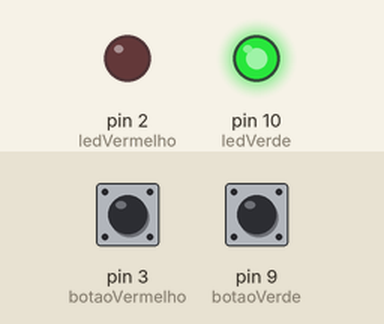
Bench run of a sketch on a simulated Arduino Uno, built with avr-gcc and run on an emulated ATmega328P. On the bench: output pins drawn as LEDs (lit = HIGH). The inputs (shaded band) are chosen by the test bench; at power-on: pin 3 (botaoVermelho) LOW, pin 9 (botaoVerde) LOW.

Above: at 1.2 s.
1.3 s: pin 3 (botaoVermelho) pulled HIGH for 0.15 s
At 2.1 s:
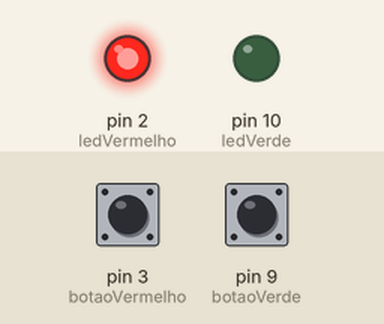
2.9 s: pin 9 (botaoVerde) pulled HIGH for 0.15 s
At 3.3 s:
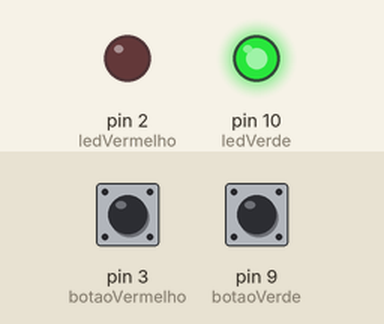
4.5 s: pin 3 (botaoVermelho) pulled HIGH for 1 s
At 5.8 s:
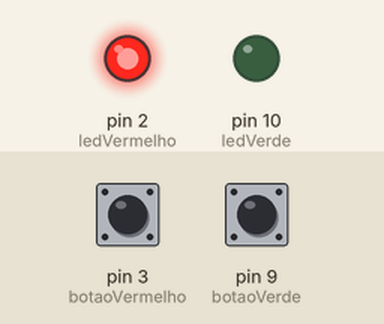
Timing chart, 0 to 7.5 s (numbered marks = the images above; inputs shaded):
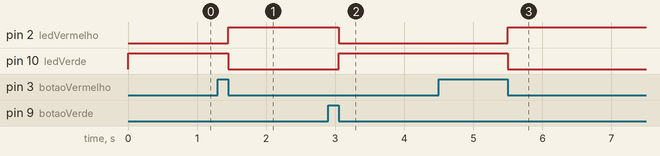

The sketch:

LivreOcupado.ino
```cpp
#define ledVerde 10
#define botaoVerde 9

#define ledVermelho 2
#define botaoVermelho 3

int varBotaoVerdeApertado=0;
int varBotaoVerdeLiberado=0;

int varBotaoVermelhoApertado=0;
int varBotaoVermelhoLiberado=0;

void setup() {
  pinMode(ledVerde, OUTPUT);
  pinMode(botaoVerde, INPUT);

  pinMode(ledVermelho, OUTPUT);
  pinMode(botaoVermelho, INPUT);

  acenderLedVerde();
  apagarLedVermelho();
}

void acenderLedVerde(){
  if(digitalRead(ledVerde)==LOW){
    digitalWrite(ledVerde,HIGH);
  }
}

void apagarLedVerde(){
  if(digitalRead(ledVerde)==HIGH){
    digitalWrite(ledVerde,LOW);
  }
}

void acenderLedVermelho(){
  if(digitalRead(ledVermelho)==LOW){
    digitalWrite(ledVermelho,HIGH);
  }
}

void apagarLedVermelho(){
  if(digitalRead(ledVermelho)==HIGH){
    digitalWrite(ledVermelho,LOW);
  }
}

void loop() {
  if (digitalRead(botaoVerde)==HIGH){
    varBotaoVerdeApertado=1;
    varBotaoVerdeLiberado=0;

    varBotaoVermelhoApertado=0;
    varBotaoVermelhoLiberado=0;
  }else{
    varBotaoVerdeLiberado=1;
  }

  if ((varBotaoVerdeApertado==1)and(varBotaoVerdeLiberado==1)and(digitalRead(ledVerde)==LOW)){
    varBotaoVerdeApertado=0;
    varBotaoVerdeLiberado=0;
    acenderLedVerde();
    apagarLedVermelho();
  }


  if (digitalRead(botaoVermelho)==HIGH){
    varBotaoVermelhoApertado=1;
    varBotaoVermelhoLiberado=0;

    varBotaoVerdeApertado=0;
    varBotaoVerdeLiberado=0;
  }else{
    varBotaoVermelhoLiberado=1;
  }

  if ((varBotaoVermelhoApertado==1)and(varBotaoVermelhoLiberado==1)and(digitalRead(ledVermelho)==LOW)){
    varBotaoVermelhoApertado=0;
    varBotaoVermelhoLiberado=0;
    acenderLedVermelho();
    apagarLedVerde();
  }

}
```

Measured:
- after the input at 1.3 s, pin 2 (ledVermelho): LOW → HIGH after 0.15 s; pin 10 (ledVerde): HIGH → LOW after 0.15 s
- after the input at 2.9 s, pin 2 (ledVermelho): HIGH → LOW after 0.15 s; pin 10 (ledVerde): LOW → HIGH after 0.15 s
- after the input at 4.5 s, pin 2 (ledVermelho): LOW → HIGH after 1.0 s; pin 10 (ledVerde): HIGH → LOW after 1.0 s
